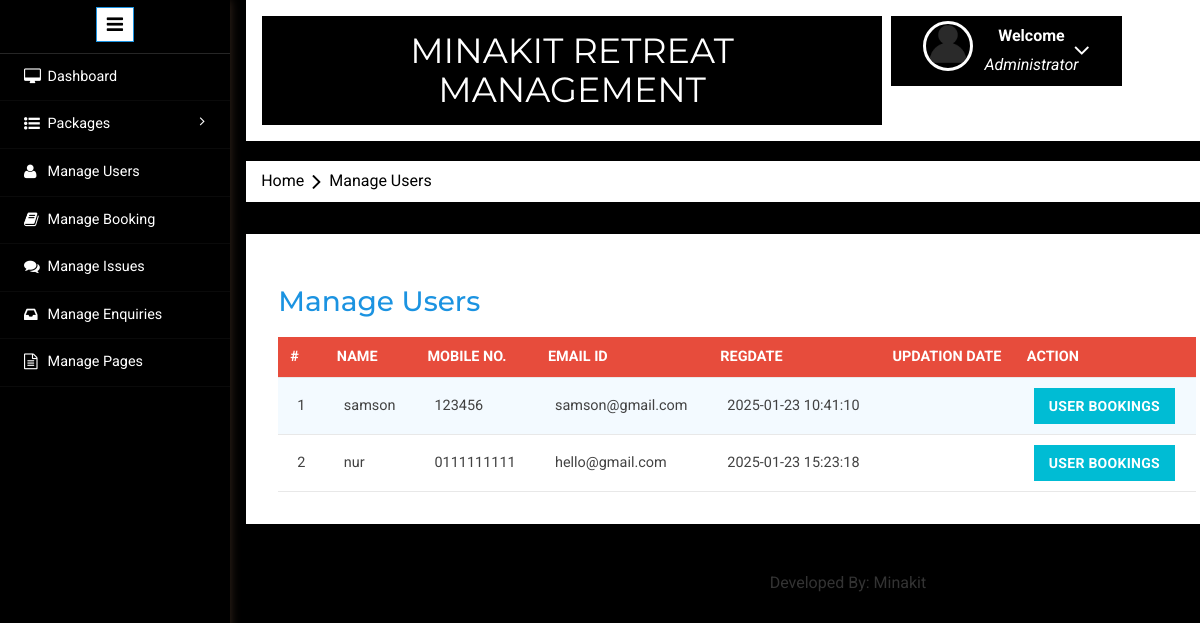
The page /admin/manage-users.php (signed in) on the database its author committed.
### tables this page shows
CREATE TABLE `tblusers` (
  `id` int(11) NOT NULL,
  `FullName` varchar(100) DEFAULT NULL,
  `MobileNumber` char(10) DEFAULT NULL,
  `EmailId` varchar(70) DEFAULT NULL,
  `Password` varchar(100) DEFAULT NULL,
  `RegDate` timestamp NULL DEFAULT current_timestamp(),
  `UpdationDate` timestamp NULL DEFAULT NULL ON UPDATE current_timestamp()
);

### admin/manage-users.php (the view, shortened to what this page needs)
<?php
include('includes/config.php');
if(strlen($_SESSION['alogin'])==0)
	{
header('location:index.php');
}
else{
	?>
<!DOCTYPE HTML>
<html>
<head>
<link href="css/bootstrap.min.css" rel='stylesheet' type='text/css' />
<link href="css/style.css" rel='stylesheet' type='text/css' />
<link rel="stylesheet" href="css/morris.css" type="text/css"/>
<link href="css/font-awesome.css" rel="stylesheet">
<link rel="stylesheet" type="text/css" href="css/table-style.css" />
<link rel="stylesheet" type="text/css" href="css/basictable.css" />
<link rel="stylesheet" href="css/icon-font.min.css" type='text/css' />
</head>
<body>
   <div class="page-container">
<div class="left-content">
	   <div class="mother-grid-inner">
				<?php include('includes/header.php');?>
				</div>
<ol class="breadcrumb">
                <li class="breadcrumb-item"><a href="dashboard.php">Home</a><i class="fa fa-angle-right"></i>Manage Users</li>
            </ol>
<div class="agile-grids">
				<div class="agile-tables">
					<div class="w3l-table-info">
					  <h2>Manage Users</h2>
					    <table id="table">
						<thead>
						  <tr>
						  <th>#</th>
							<th>Name</th>
							<th>Mobile No.</th>
							<th>Email Id</th>
							<th>RegDate </th>
							<th>Updation Date</th>
							<th>Action</th>
						  </tr>
						</thead>
						<tbody>
<?php $sql = "SELECT * from tblusers";
$query = $dbh -> prepare($sql);
$query->execute();
$results=$query->fetchAll(PDO::FETCH_OBJ);
$cnt=1;
if($query->rowCount() > 0)
{
foreach($results as $result)
{				?>
						  <tr>
							<td><?php echo htmlentities($cnt);?></td>
							<td><?php echo htmlentities($result->FullName);?></td>
							<td><?php echo htmlentities($result->MobileNumber);?></td>
							<td><?php echo htmlentities($result->EmailId);?></td>
							<td><?php echo htmlentities($result->RegDate);?></td>
							<td><?php echo htmlentities($result->UpdationDate);?></td>
							<td><a href="user-bookings.php?uid=<?php echo htmlentities($result->EmailId);?>&&uname=<?php echo htmlentities($result->FullName);?>" class="btn btn-primary">User Bookings</td>
						  </tr>
						 <?php $cnt=$cnt+1;} }?>
						</tbody>
					  </table>
					</div>
			</div>
<?php include('includes/footer.php');?>
</div>
</div>
						<?php include('includes/sidebarmenu.php');?>
							</div>
</body>
</html>
<?php } ?>

### admin/css/table-style.css (style rules this page uses)
table { background: white; border-collapse: collapse; margin: 1.25em 0 0; width: 100%; }
table tr, table th, table td { border: none; border-bottom: 1px solid #e8e8e8; font-size: .95em; }
table th, table td { padding: 10px 12px; text-align: left; }
table th { background: #e74c3c; color: #fff; text-transform: uppercase; }
table tr td { background: #f3faff; color: #424242; }
table tr:nth-of-type(2n+2) td { background: #ffffff; }
table { width: 100%; }

### rows shown on the page
tblusers: FullName "samson", MobileNumber "123456", EmailId "samson@gmail.com", RegDate "2025-01-23 10:41:10"
tblusers: FullName "nur", MobileNumber "0111111111", EmailId "hello@gmail.com", RegDate "2025-01-23 15:23:18"
